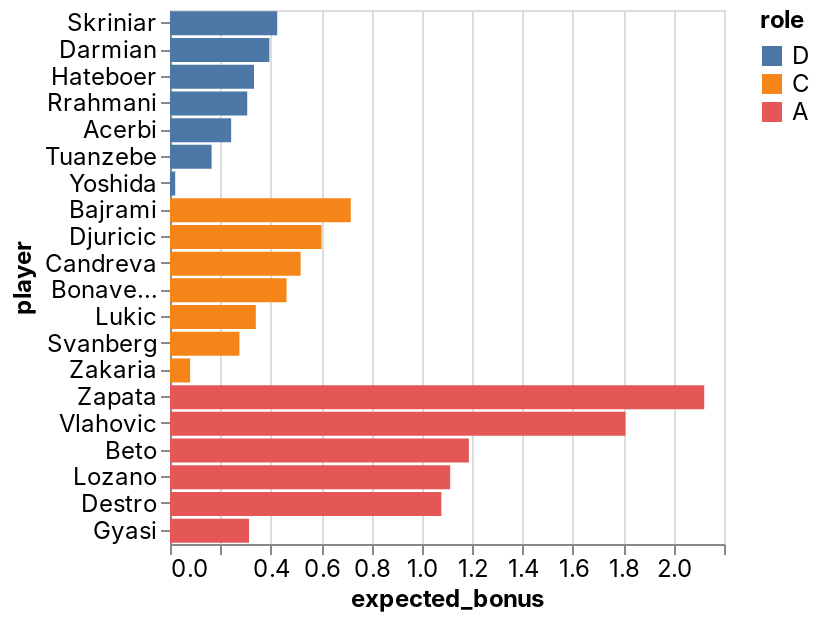

Here is the notebook cell this chart was saved with:
### Code cell
_deepnote_run_altair(team, """{"$schema":"https://vega.github.io/schema/vega-lite/v4.json","mark":{"type":"bar","tooltip":{"content":"data"}},"height":220,"autosize":{"type":"fit"},"data":{"name":"placeholder"},"encoding":{"x":{"field":"expected_bonus","type":"quantitative","sort":null,"scale":{"type":"linear","zero":false}},"y":{"field":"player","type":"nominal","sort":null,"scale":{"type":"linear","zero":true}},"color":{"field":"role","type":"nominal","sort":null,"scale":{"type":"linear","zero":false}}}}""")

### Figure 1 — Vega-Lite specification as saved in the notebook (floating-point values rounded to 4 significant figures)
{"config": {"view": {"continuousWidth": 400, "continuousHeight": 300}, "area": {"fill": "#51C0E9"}, "axis": {"labelFont": "Inter, sans-serif", "labelFontSize": 12, "labelFontWeight": "normal", "labelLimit": 60, "labelOverlap": "greedy", "titleFont": "Inter, sans-serif", "titleFontSize": 12, "titleFontWeight": "bold"}, "background": "#ffffff", "legend": {"labelFont": "Inter, sans-serif", "labelFontSize": 12, "titleFont": "Inter, sans-serif", "titleFontSize": 12, "titleFontWeight": "bold"}, "line": {"stroke": "#51C0E9", "strokeWidth": 2}, "rect": {"fill": "#51C0E9"}, "title": {"anchor": "start", "color": "#000000", "font": "Inter, sans-serif", "fontSize": 22, "fontWeight": "normal"}}, "data": {"name": "data-80b50444c5fbdb0123522dbcad9380ba"}, "mark": {"type": "bar", "tooltip": {"content": "data"}}, "autosize": {"type": "fit"}, "encoding": {"color": {"type": "nominal", "field": "role", "scale": {"type": "linear", "zero": false}, "sort": null}, "x": {"type": "quantitative", "field": "expected_bonus", "scale": {"type": "linear", "zero": false}, "sort": null}, "y": {"type": "nominal", "field": "player", "scale": {"type": "linear", "zero": true}, "sort": null}}, "height": 300, "width": "container", "$schema": "https://vega.github.io/schema/vega-lite/v4.json", "datasets": {"data-80b50444c5fbdb0123522dbcad9380ba": [{"fanta_team": "AI sereje ja dejeDe jebe tu de jebere", "role": "D", "player": "Skriniar", "team": "Inter", "opponent": "Sampdoria", "date": "2022-05-22T00:00:00", "expected_bonus": 0.4257}, {"fanta_team": "AI sereje ja dejeDe jebe tu de jebere", "role": "D", "player": "Darmian", "team": "Inter", "opponent": "Sampdoria", "date": "2022-05-22T00:00:00", "expected_bonus": 0.3946}, {"fanta_team": "AI sereje ja dejeDe jebe tu de jebere", "role": "D", "player": "Hateboer", "team": "Atalanta", "opponent": "Empoli", "date": "2022-05-22T00:00:00", "expected_bonus": 0.3335}, {"fanta_team": "AI sereje ja dejeDe jebe tu de jebere", "role": "D", "player": "Rrahmani", "team": "Napoli", "opponent": "Spezia", "date": "2022-05-22T00:00:00", "expected_bonus": 0.3068}, {"fanta_team": "AI sereje ja dejeDe jebe tu de jebere", "role": "D", "player": "Acerbi", "team": "Lazio", "opponent": "Verona", "date": "2022-05-22T00:00:00", "expected_bonus": 0.2428}, {"fanta_team": "AI sereje ja dejeDe jebe tu de jebere", "role": "D", "player": "Tuanzebe", "team": "Napoli", "opponent": "Spezia", "date": "2022-05-22T00:00:00", "expected_bonus": 0.1652}, {"fanta_team": "AI sereje ja dejeDe jebe tu de jebere", "role": "D", "player": "Yoshida", "team": "Sampdoria", "opponent": "Inter", "date": "2022-05-22T00:00:00", "expected_bonus": 0.02074}, {"fanta_team": "AI sereje ja dejeDe jebe tu de jebere", "role": "C", "player": "Bajrami", "team": "Empoli", "opponent": "Atalanta", "date": "2022-05-22T00:00:00", "expected_bonus": 0.7177}, {"fanta_team": "AI sereje ja dejeDe jebe tu de jebere", "role": "C", "player": "Djuricic", "team": "Sassuolo", "opponent": "AC Milan", "date": "2022-05-22T00:00:00", "expected_bonus": 0.6019}, {"fanta_team": "AI sereje ja dejeDe jebe tu de jebere", "role": "C", "player": "Candreva", "team": "Sampdoria", "opponent": "Inter", "date": "2022-05-22T00:00:00", "expected_bonus": 0.5186}, {"fanta_team": "AI sereje ja dejeDe jebe tu de jebere", "role": "C", "player": "Bonaventura", "team": "Fiorentina", "opponent": "Juventus", "date": "2022-05-22T00:00:00", "expected_bonus": 0.4628}, {"fanta_team": "AI sereje ja dejeDe jebe tu de jebere", "role": "C", "player": "Lukic", "team": "Torino", "opponent": "Roma", "date": "2022-05-22T00:00:00", "expected_bonus": 0.3406}, {"fanta_team": "AI sereje ja dejeDe jebe tu de jebere", "role": "C", "player": "Svanberg", "team": "Bologna", "opponent": "Genoa", "date": "2022-05-22T00:00:00", "expected_bonus": 0.2757}, {"fanta_team": "AI sereje ja dejeDe jebe tu de jebere", "role": "C", "player": "Zakaria", "team": "Juventus", "opponent": "Fiorentina", "date": "2022-05-22T00:00:00", "expected_bonus": 0.07995}, {"fanta_team": "AI sereje ja dejeDe jebe tu de jebere", "role": "A", "player": "Zapata", "team": "Atalanta", "opponent": "Empoli", "date": "2022-05-22T00:00:00", "expected_bonus": 2.121}, {"fanta_team": "AI sereje ja dejeDe jebe tu de jebere", "role": "A", "player": "Vlahovic", "team": "Juventus", "opponent": "Fiorentina", "date": "2022-05-22T00:00:00", "expected_bonus": 1.809}, {"fanta_team": "AI sereje ja dejeDe jebe tu de jebere", "role": "A", "player": "Beto", "team": "Udinese", "opponent": "Salernitana", "date": "2022-05-22T00:00:00", "expected_bonus": 1.187}, {"fanta_team": "AI sereje ja dejeDe jebe tu de jebere", "role": "A", "player": "Lozano", "team": "Napoli", "opponent": "Spezia", "date": "2022-05-22T00:00:00", "expected_bonus": 1.113}, {"fanta_team": "AI sereje ja dejeDe jebe tu de jebere", "role": "A", "player": "Destro", "team": "Genoa", "opponent": "Bologna", "date": "2022-05-22T00:00:00", "expected_bonus": 1.077}, {"fanta_team": "AI sereje ja dejeDe jebe tu de jebere", "role": "A", "player": "Gyasi", "team": "Spezia", "opponent": "Napoli", "date": "2022-05-22T00:00:00", "expected_bonus": 0.3138}]}}
